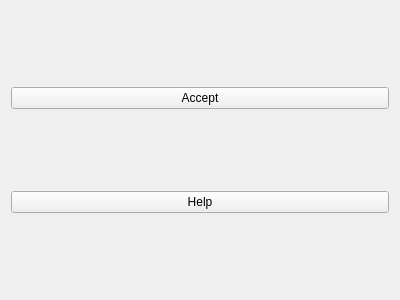
<?xml version="1.0" encoding="UTF-8"?>
<ui version="4.0">
 <class>Form</class>
 <widget class="QWidget" name="Form">
  <property name="geometry">
   <rect>
    <x>0</x>
    <y>0</y>
    <width>400</width>
    <height>300</height>
   </rect>
  </property>
  <property name="windowTitle">
   <string>Form</string>
  </property>
  <layout class="QHBoxLayout" name="horizontalLayout">
   <item>
    <layout class="QVBoxLayout" name="verticalLayout">
     <item>
      <widget class="QPushButton" name="btnAccept">
       <property name="text">
        <string>Accept</string>
       </property>
      </widget>
     </item>
     <item>
      <widget class="QPushButton" name="btnHelp">
       <property name="text">
        <string>Help</string>
       </property>
      </widget>
     </item>
    </layout>
   </item>
  </layout>
 </widget>
 <resources/>
 <connections/>
</ui>
